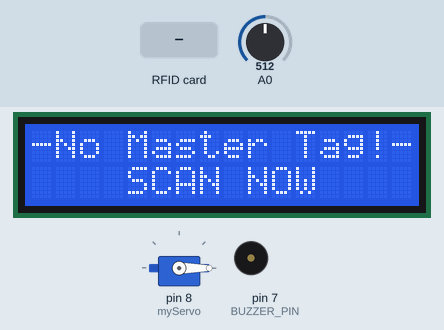
Simulated run of this sketch. Board: Arduino Uno, built with avr-gcc and run on an emulated ATmega328P. Parts: 16×2 character LCD, servo, buzzer (waves = sounding, pin HIGH). Inputs (shaded band) come from the test bench; at power-on: A0 = 512. Pins used as bus, display or sensor lines are not drawn.

Above: at 0.9 s.
1.0 s: RFID card 5E 7A 19 C4 held to the reader
At 1.3 s:
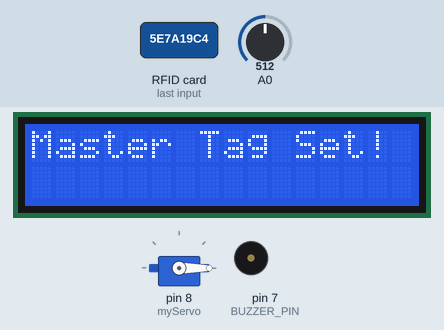
4.0 s: A0 set to 190
6.1 s: RFID card 5E 7A 19 C4 held to the reader
At 7.3 s:
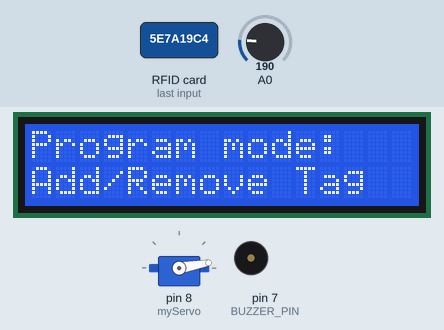
7.6 s: RFID card 5E 7A 19 C4 held to the reader
At 8.5 s:
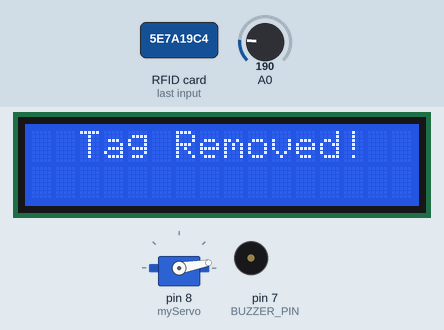
10.6 s: RFID card 5E 7A 19 C4 held to the reader
At 11.5 s:
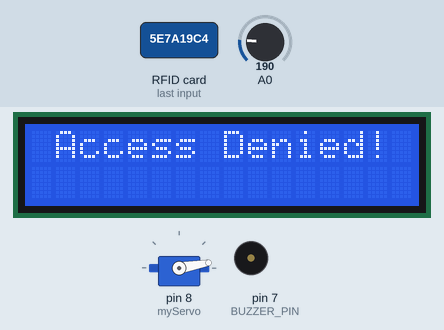
13.6 s: A0 set to 200
At 14.1 s:
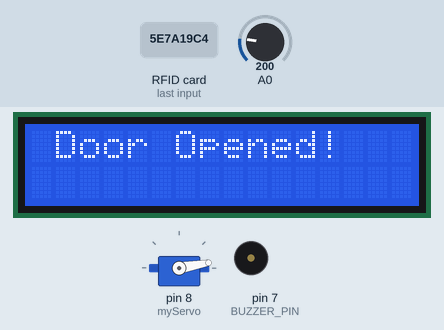
Timing chart, 0 to 16.1 s (numbered marks = the images above; inputs shaded):
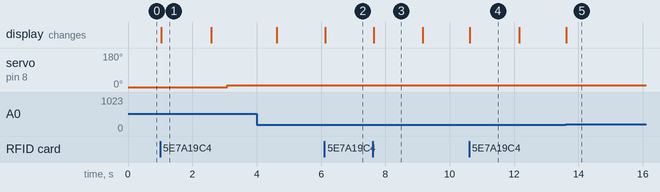

The sketch:

RFID_code.ino
```cpp
#include <SPI.h>
#include <MFRC522.h>
#include <Wire.h>
#include <LiquidCrystal_I2C.h>
#include <Adafruit_MLX90614.h>
#include <Servo.h>

#define RST_PIN            9
#define SS_PIN             10
#define BUZZER_PIN         7

#define CUT_OF_TEMPERATURE 36
#define MILD_FEVER_MIN     36
#define MILD_FEVER_MAX     38

byte readCard[4];
char* myTags[100] = {};
int tagsCount = 0;
String tagID = "";
boolean successRead = false;
const int buzzer = BUZZER_PIN;
boolean correctTag = false;
int proximitySensor;
boolean doorOpened = false;
const int numReadings = 100; // number of temperature readings to store
float readings[numReadings]; // array to store the temperature readings
int index = 0; // index to keep track of the current position in the array

// Create instances
MFRC522 mfrc522(SS_PIN, RST_PIN);
LiquidCrystal_I2C lcd(0x27, 16, 2);
Adafruit_MLX90614 mlx = Adafruit_MLX90614();
Servo myServo; // Servo motor

void setup() {

  // Initiating
  Serial.begin(9600);
  Wire.begin();
  mlx.begin(0x5A);  // MLX90614 temp sensor
  SPI.begin();   // SPI bus
  mfrc522.PCD_Init();  //  MFRC522
  lcd.begin();   // LCD screen
  lcd.backlight();  // Increase readability
  myServo.attach(8);  // Servo motor
  myServo.write(0);  // Initial lock position of the servo motor

  // Prints the initial message
  lcd.print("-No Master Tag!-");
  lcd.setCursor(0, 1);
  lcd.print("    SCAN NOW");

  pinMode(buzzer, OUTPUT); // buzzer working as output

  // Waits until a master card is scanned
  while (!successRead) {
    successRead = getID();
    if ( successRead == true) {
      // Sets the master tag into position 0 in the array
      myTags[tagsCount] = strdup(tagID.c_str());
      lcd.clear();
      lcd.setCursor(0, 0);
      lcd.print("Master Tag Set!");
      tagsCount++;
    }
  }

  successRead = false;
  printNormalModeMessage();

}

void loop() {


  int proximitySensor = analogRead(A0);

  // If door is closed...
  if (proximitySensor < 200) {
    // If a new PICC placed to RFID reader continue
    if ( ! mfrc522.PICC_IsNewCardPresent()) {
      return;
    }
    // Since a PICC placed get Serial and continue
    if ( ! mfrc522.PICC_ReadCardSerial()) {
      return;
    }
    tagID = "";

    // The MIFARE PICCs that we use have 4 byte UID
    for ( uint8_t i = 0; i < 4; i++) {  //
      readCard[i] = mfrc522.uid.uidByte[i];
      tagID.concat(String(mfrc522.uid.uidByte[i], HEX)); // Adds the 4 bytes in a single String variable
    }
    tagID.toUpperCase();
    mfrc522.PICC_HaltA(); // Stop reading

    correctTag = false;

    // Checks whether the scanned tag is the master tag
    if (tagID == myTags[0]) {
      lcd.clear();
      lcd.print("Program mode:");
      lcd.setCursor(0, 1);
      lcd.print("Add/Remove Tag");

      while (!successRead) {
        successRead = getID();
        if ( successRead == true) {
          for (int i = 0; i < 100; i++) {
            if (tagID == myTags[i]) {
              myTags[i] = "";
              lcd.clear();
              lcd.setCursor(0, 0);
              lcd.print("  Tag Removed!");
              printNormalModeMessage();
              return;
            }
          }
          myTags[tagsCount] = strdup(tagID.c_str());
          lcd.clear();
          lcd.setCursor(0, 0);
          lcd.print("   Tag Added!");
          printNormalModeMessage();
          tagsCount++;
          return;
        }
      }
    }
    successRead = false;

    // Checks whether the scanned tag is authorized
    for (int i = 0; i < 100; i++) {
      if (tagID == myTags[i]) {
        lcd.clear();
        lcd.setCursor(0, 0);
        float temperature = mlx.readObjectTempC(); // Initiating MLX sensor
        Serial.print("Temperature: ");
        Serial.println(temperature);
        if (temperature < CUT_OF_TEMPERATURE) {
          lcd.print(" Access Granted!");
          myServo.write(90); // Unlocks the door
          tone(buzzer, 500, 500);
        } else if (temperature >= MILD_FEVER_MIN && temperature < MILD_FEVER_MAX) {
          lcd.print("   Mild Fever   ");
          lcd.setCursor(0, 1);
          lcd.print("  Take Rest <3  ");
          tone(buzzer, 659, 1000); // lowTemperatureNote
        } else {
          lcd.print(" SERIOUS FEVER:(");
          lcd.setCursor(0, 1);
          lcd.print("  See A Doctor  ");
          tone(buzzer, 1000, 1000); // highTemperatureNote
        }

        printNormalModeMessage();
        correctTag = true;
      }
    }
    if (correctTag == false) {
      lcd.clear();
      lcd.setCursor(0, 0);
      lcd.print(" Access Denied!");
      printNormalModeMessage();
    }
  }

  // If door is open...
  else {
    lcd.clear();
    lcd.setCursor(0, 0);
    lcd.print(" Door Opened!");
    while (!doorOpened) {
      proximitySensor = analogRead(A0);
      if (proximitySensor > 200) {
        doorOpened = true;
      }
    }
    doorOpened = false;
    delay(500);
    myServo.write(10); // Locks the door
    printNormalModeMessage();
  }

}

uint8_t getID() {
  // Getting ready for Reading PICCs
  if ( ! mfrc522.PICC_IsNewCardPresent()) { //If a new PICC placed to RFID reader continue
    return 0;
  }
  if ( ! mfrc522.PICC_ReadCardSerial()) {   //Since a PICC placed get Serial and continue
    return 0;
  }
  tagID = "";
  for ( uint8_t i = 0; i < 4; i++) {  // The MIFARE PICCs that we use have 4 byte UID
    readCard[i] = mfrc522.uid.uidByte[i];
    tagID.concat(String(mfrc522.uid.uidByte[i], HEX)); // Adds the 4 bytes in a single String variable
  }
  tagID.toUpperCase();
  mfrc522.PICC_HaltA(); // Stop reading
  return 1;
}

void printNormalModeMessage() {
  delay(1500);
  lcd.clear();
  lcd.print("-Access Control-");
  lcd.setCursor(0, 1);
  lcd.print(" Scan Your Tag!");
}
```

Measured:
- the behaviour switches between 199 and 200 on A0 (found by bisection; images 4 and 5)
- after the input at 1.0 s, servo on pin 8 (myServo): 0° → 10° after 2.1 s; the display: changes at once (image 1)
- after the input at 6.1 s, the display: changes at once (image 2)
- after the input at 7.6 s, the display: changes at once (image 3)
- after the input at 10.6 s, the display: changes at once (image 4)
- after the input at 13.6 s, the display: changes at once (image 5)
- what the display in image 1 shows lasts 1.6 s, from 1.0 s to 2.6 s
